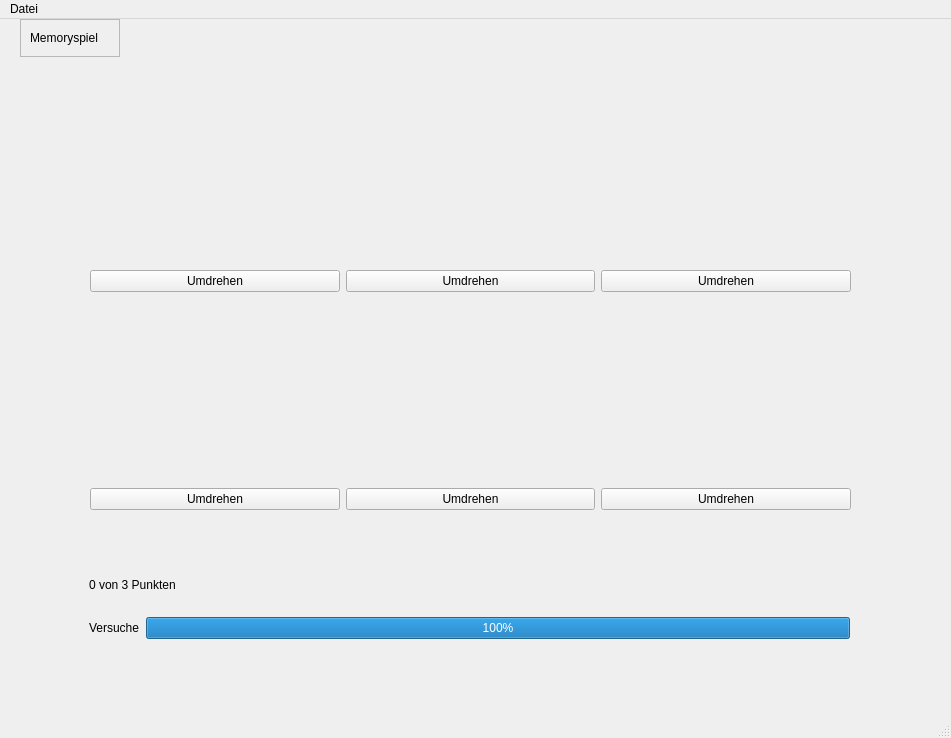
<?xml version="1.0" encoding="UTF-8"?>
<ui version="4.0">
 <class>MainWindow</class>
 <widget class="QMainWindow" name="MainWindow">
  <property name="geometry">
   <rect>
    <x>0</x>
    <y>0</y>
    <width>951</width>
    <height>738</height>
   </rect>
  </property>
  <property name="windowTitle">
   <string>MainWindow</string>
  </property>
  <property name="animated">
   <bool>false</bool>
  </property>
  <widget class="QWidget" name="centralwidget">
   <widget class="QWidget" name="verticalLayoutWidget">
    <property name="geometry">
     <rect>
      <x>20</x>
      <y>0</y>
      <width>100</width>
      <height>38</height>
     </rect>
    </property>
    <layout class="QVBoxLayout" name="Titel">
     <item>
      <widget class="QFrame" name="Titelframe">
       <property name="frameShape">
        <enum>QFrame::StyledPanel</enum>
       </property>
       <property name="frameShadow">
        <enum>QFrame::Raised</enum>
       </property>
       <layout class="QVBoxLayout" name="verticalLayout_2">
        <item>
         <widget class="QLabel" name="label">
          <property name="text">
           <string>Memoryspiel</string>
          </property>
         </widget>
        </item>
       </layout>
      </widget>
     </item>
    </layout>
   </widget>
   <widget class="QWidget" name="layoutWidget">
    <property name="geometry">
     <rect>
      <x>90</x>
      <y>60</y>
      <width>761</width>
      <height>431</height>
     </rect>
    </property>
    <layout class="QGridLayout" name="BoxLayout">
     <item row="0" column="0">
      <layout class="QVBoxLayout" name="Box1">
       <item>
        <widget class="QLabel" name="picture1">
         <property name="text">
          <string/>
         </property>
         <property name="pixmap">
          <pixmap resource="Ressourcen.qrc">:/questionmark.png</pixmap>
         </property>
         <property name="alignment">
          <set>Qt::AlignCenter</set>
         </property>
        </widget>
       </item>
       <item>
        <widget class="QPushButton" name="pushButton1">
         <property name="text">
          <string>Umdrehen</string>
         </property>
        </widget>
       </item>
      </layout>
     </item>
     <item row="0" column="1">
      <layout class="QVBoxLayout" name="Box2">
       <item>
        <widget class="QLabel" name="picture2">
         <property name="text">
          <string/>
         </property>
         <property name="pixmap">
          <pixmap resource="Ressourcen.qrc">:/questionmark.png</pixmap>
         </property>
         <property name="alignment">
          <set>Qt::AlignCenter</set>
         </property>
        </widget>
       </item>
       <item>
        <widget class="QPushButton" name="pushButton2">
         <property name="text">
          <string>Umdrehen</string>
         </property>
        </widget>
       </item>
      </layout>
     </item>
     <item row="0" column="2">
      <layout class="QVBoxLayout" name="Box3">
       <item>
        <widget class="QLabel" name="picture3">
         <property name="text">
          <string/>
         </property>
         <property name="pixmap">
          <pixmap resource="Ressourcen.qrc">:/questionmark.png</pixmap>
         </property>
         <property name="alignment">
          <set>Qt::AlignCenter</set>
         </property>
        </widget>
       </item>
       <item>
        <widget class="QPushButton" name="pushButton3">
         <property name="text">
          <string>Umdrehen</string>
         </property>
        </widget>
       </item>
      </layout>
     </item>
     <item row="1" column="0">
      <layout class="QVBoxLayout" name="Box4">
       <item>
        <widget class="QLabel" name="picture4">
         <property name="text">
          <string/>
         </property>
         <property name="pixmap">
          <pixmap resource="Ressourcen.qrc">:/questionmark.png</pixmap>
         </property>
         <property name="alignment">
          <set>Qt::AlignCenter</set>
         </property>
        </widget>
       </item>
       <item>
        <widget class="QPushButton" name="pushButton4">
         <property name="text">
          <string>Umdrehen</string>
         </property>
        </widget>
       </item>
      </layout>
     </item>
     <item row="1" column="1">
      <layout class="QVBoxLayout" name="Box5">
       <item>
        <widget class="QLabel" name="picture5">
         <property name="text">
          <string/>
         </property>
         <property name="pixmap">
          <pixmap resource="Ressourcen.qrc">:/questionmark.png</pixmap>
         </property>
         <property name="alignment">
          <set>Qt::AlignCenter</set>
         </property>
        </widget>
       </item>
       <item>
        <widget class="QPushButton" name="pushButton5">
         <property name="text">
          <string>Umdrehen</string>
         </property>
        </widget>
       </item>
      </layout>
     </item>
     <item row="1" column="2">
      <layout class="QVBoxLayout" name="Box6">
       <item>
        <widget class="QLabel" name="picture6">
         <property name="text">
          <string/>
         </property>
         <property name="pixmap">
          <pixmap resource="Ressourcen.qrc">:/questionmark.png</pixmap>
         </property>
         <property name="alignment">
          <set>Qt::AlignCenter</set>
         </property>
        </widget>
       </item>
       <item>
        <widget class="QPushButton" name="pushButton6">
         <property name="text">
          <string>Umdrehen</string>
         </property>
        </widget>
       </item>
      </layout>
     </item>
    </layout>
   </widget>
   <widget class="QWidget" name="verticalLayoutWidget_2">
    <property name="geometry">
     <rect>
      <x>89</x>
      <y>540</y>
      <width>761</width>
      <height>80</height>
     </rect>
    </property>
    <layout class="QVBoxLayout" name="verticalLayout">
     <item>
      <widget class="QLabel" name="responseLabel">
       <property name="text">
        <string>0 von 3 Punkten</string>
       </property>
      </widget>
     </item>
     <item>
      <layout class="QHBoxLayout" name="horizontalLayout">
       <item>
        <widget class="QLabel" name="label_2">
         <property name="text">
          <string>Versuche</string>
         </property>
        </widget>
       </item>
       <item>
        <widget class="QProgressBar" name="progressBar">
         <property name="maximum">
          <number>3</number>
         </property>
         <property name="value">
          <number>3</number>
         </property>
         <property name="invertedAppearance">
          <bool>false</bool>
         </property>
         <property name="format">
          <string>%p%</string>
         </property>
        </widget>
       </item>
      </layout>
     </item>
    </layout>
   </widget>
  </widget>
  <widget class="QMenuBar" name="menubar">
   <property name="geometry">
    <rect>
     <x>0</x>
     <y>0</y>
     <width>951</width>
     <height>21</height>
    </rect>
   </property>
   <property name="nativeMenuBar">
    <bool>false</bool>
   </property>
   <widget class="QMenu" name="menuDatei">
    <property name="title">
     <string>Datei</string>
    </property>
    <addaction name="actionNeues_Spiel"/>
    <addaction name="actionBeenden"/>
   </widget>
   <addaction name="menuDatei"/>
  </widget>
  <widget class="QStatusBar" name="statusbar"/>
  <action name="actionNeues_Spiel">
   <property name="text">
    <string>Neues Spiel</string>
   </property>
  </action>
  <action name="actionBeenden">
   <property name="text">
    <string>Beenden</string>
   </property>
  </action>
 </widget>
 <resources>
  <include location="Ressourcen.qrc"/>
 </resources>
 <connections>
  <connection>
   <sender>actionBeenden</sender>
   <signal>triggered()</signal>
   <receiver>MainWindow</receiver>
   <slot>close()</slot>
   <hints>
    <hint type="sourcelabel">
     <x>-1</x>
     <y>-1</y>
    </hint>
    <hint type="destinationlabel">
     <x>475</x>
     <y>368</y>
    </hint>
   </hints>
  </connection>
 </connections>
</ui>
